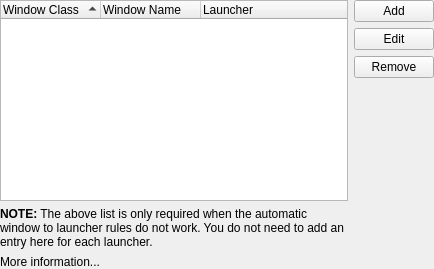
<?xml version="1.0" encoding="UTF-8"?>
<ui version="4.0">
 <class>LauncherConfig</class>
 <widget class="QWidget" name="LauncherConfig">
  <property name="geometry">
   <rect>
    <x>0</x>
    <y>0</y>
    <width>434</width>
    <height>269</height>
   </rect>
  </property>
  <property name="windowTitle">
   <string>Form</string>
  </property>
  <layout class="QGridLayout" name="gridLayout">
   <property name="margin">
    <number>0</number>
   </property>
   <item row="0" column="0" rowspan="4">
    <widget class="QTreeWidget" name="view">
     <property name="alternatingRowColors">
      <bool>true</bool>
     </property>
     <property name="rootIsDecorated">
      <bool>false</bool>
     </property>
     <property name="uniformRowHeights">
      <bool>true</bool>
     </property>
     <property name="itemsExpandable">
      <bool>false</bool>
     </property>
     <property name="sortingEnabled">
      <bool>true</bool>
     </property>
     <property name="allColumnsShowFocus">
      <bool>true</bool>
     </property>
     <column>
      <property name="text">
       <string>Window Class</string>
      </property>
     </column>
     <column>
      <property name="text">
       <string>Window Name</string>
      </property>
     </column>
     <column>
      <property name="text">
       <string>Launcher</string>
      </property>
     </column>
    </widget>
   </item>
   <item row="0" column="1">
    <widget class="KPushButton" name="add">
     <property name="text">
      <string>Add</string>
     </property>
    </widget>
   </item>
   <item row="1" column="1">
    <widget class="KPushButton" name="edit">
     <property name="text">
      <string>Edit</string>
     </property>
    </widget>
   </item>
   <item row="2" column="1">
    <widget class="KPushButton" name="remove">
     <property name="text">
      <string>Remove</string>
     </property>
    </widget>
   </item>
   <item row="3" column="1">
    <spacer name="verticalSpacer">
     <property name="orientation">
      <enum>Qt::Vertical</enum>
     </property>
     <property name="sizeHint" stdset="0">
      <size>
       <width>69</width>
       <height>90</height>
      </size>
     </property>
    </spacer>
   </item>
   <item row="4" column="0">
    <widget class="QLabel" name="label_2">
     <property name="text">
      <string>&lt;b&gt;NOTE:&lt;/b&gt; The above list is only required when the automatic window to launcher rules do not work. You do not need to add an entry here for each launcher.</string>
     </property>
     <property name="wordWrap">
      <bool>true</bool>
     </property>
    </widget>
   </item>
   <item row="5" column="0">
    <widget class="KUrlLabel" name="label">
     <property name="text">
      <string>More information...</string>
     </property>
    </widget>
   </item>
  </layout>
 </widget>
 <customwidgets>
  <customwidget>
   <class>KUrlLabel</class>
   <extends>QLabel</extends>
   <header>kurllabel.h</header>
  </customwidget>
  <customwidget>
   <class>KPushButton</class>
   <extends>QPushButton</extends>
   <header>kpushbutton.h</header>
  </customwidget>
 </customwidgets>
 <resources/>
 <connections/>
</ui>
